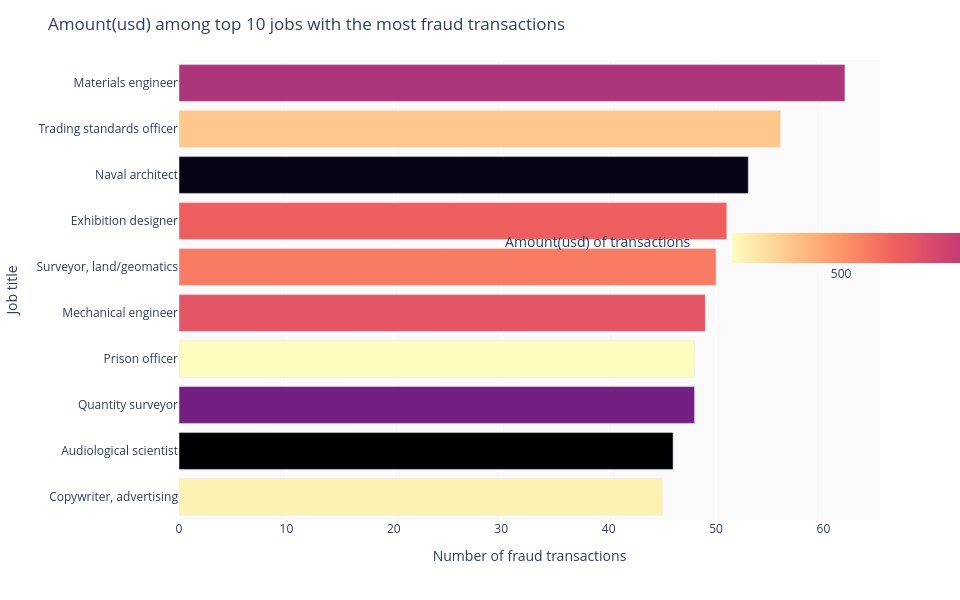

The notebook cell this image was saved under:
### Code cell
fig = px.bar(df_,
             y='job', x='transaction_id',
             color='amount(usd)',
             color_continuous_scale=px.colors.sequential.Magma,
             labels={'job':'Job title', 
                     'transaction_id': 'Number of fraud transactions'},
             category_orders = {"job": df_.job.values},
             width=960,
             height=600)

fig.update_layout(
    title=dict(
        text='Amount(usd) among top 10 jobs with the most fraud transactions'
    ),
    plot_bgcolor='#fafafa'
)

fig.update_coloraxes(
    colorbar=dict(
        title='Amount(usd) of transactions',
        orientation='h',
        x=1
    ),
    reversescale=True
)

fig.show()

### Figure 1 — Plotly figure (JSON) as saved in the notebook; plotly's stock layout.template omitted (floating-point values rounded to 4 significant figures)
{"data": [{"alignmentgroup": "True", "hovertemplate": "Number of fraud transactions=%{x}<br>Job title=%{y}<br>amount(usd)=%{marker.color}<extra></extra>", "legendgroup": "", "marker": {"color": [561.1, 478.1, 653.6, 524.1, 510.9, 531.6, 453.9, 591.8, 660.3, 458.7], "coloraxis": "coloraxis", "pattern": {"shape": ""}}, "name": "", "offsetgroup": "", "orientation": "h", "showlegend": false, "textposition": "auto", "x": [62, 56, 53, 51, 50, 49, 48, 48, 46, 45], "xaxis": "x", "y": ["Materials engineer", "Trading standards officer", "Naval architect", "Exhibition designer", "Surveyor, land/geomatics", "Mechanical engineer", "Prison officer", "Quantity surveyor", "Audiological scientist", "Copywriter, advertising"], "yaxis": "y", "type": "bar"}], "layout": {"xaxis": {"anchor": "y", "domain": [0, 1], "title": {"text": "Number of fraud transactions"}, "type": "linear", "range": [0, 65.26], "autorange": true}, "yaxis": {"anchor": "x", "domain": [0, 1], "title": {"text": "Job title"}, "categoryorder": "array", "categoryarray": ["Copywriter, advertising", "Audiological scientist", "Quantity surveyor", "Prison officer", "Mechanical engineer", "Surveyor, land/geomatics", "Exhibition designer", "Naval architect", "Trading standards officer", "Materials engineer"], "type": "category", "range": [-0.5, 9.5], "autorange": true}, "coloraxis": {"colorbar": {"title": {"text": "Amount(usd) of transactions"}, "orientation": "h", "x": 1, "y": 0.5}, "colorscale": [[0, "#000004"], [0.1111, "#180f3d"], [0.2222, "#440f76"], [0.3333, "#721f81"], [0.4444, "#9e2f7f"], [0.5556, "#cd4071"], [0.6667, "#f1605d"], [0.7778, "#fd9668"], [0.8889, "#feca8d"], [1, "#fcfdbf"]], "reversescale": true}, "legend": {"tracegroupgap": 0}, "margin": {"t": 60}, "barmode": "relative", "height": 600, "width": 960, "title": {"text": "Amount(usd) among top 10 jobs with the most fraud transactions"}, "plot_bgcolor": "#fafafa"}}
